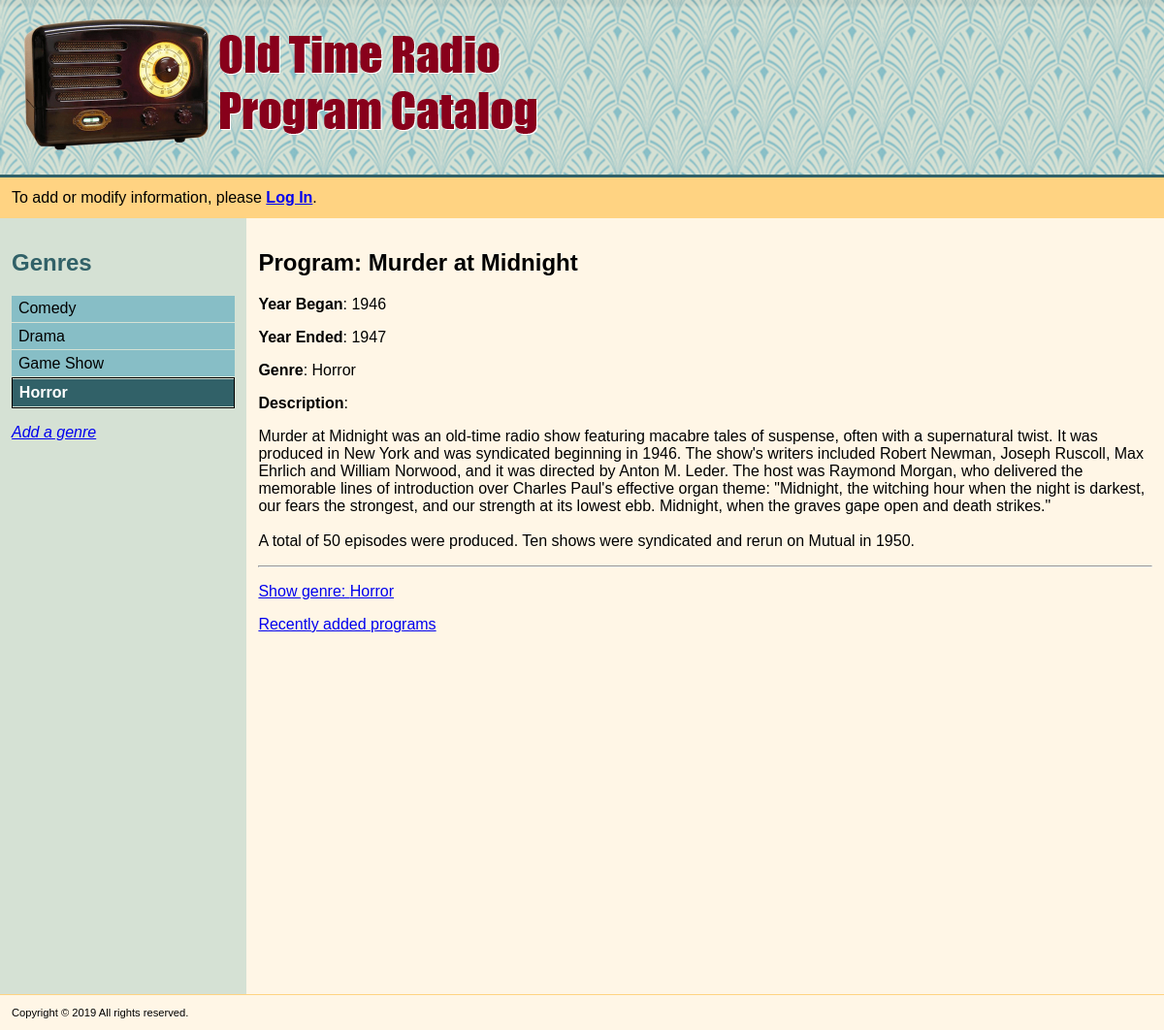
Screenshot of /genre/3/program/15/show with the database file from the repository.
### models.py (models this page shows, shortened)
class Genre(Base):
    __tablename__ = 'genre'
    id = Column(Integer, primary_key=True)
    name = Column(String(100), nullable=False, unique=True)
    user_id = Column(Integer, ForeignKey('user.id'))
    user = relationship(User)
    time_created = Column(DateTime(timezone=True), server_default=func.now())
    time_updated = Column(DateTime(timezone=True), onupdate=func.now())

class Program(Base):
    __tablename__ = 'program'
    name = Column(String(120), nullable=False, unique=True)
    id = Column(Integer, primary_key=True)
    description = Column(String(1000))
    yearBegan = Column(Integer, nullable=False)
    yearEnded = Column(Integer, nullable=False)
    genre_id = Column(Integer, ForeignKey('genre.id'))
    genre = relationship(Genre)
    user_id = Column(Integer, ForeignKey('user.id'))
    user = relationship(User)
    time_created = Column(DateTime(timezone=True), server_default=func.now())
    time_updated = Column(DateTime(timezone=True), onupdate=func.now())

### application.py (the view)
@app.route('/genre/<int:genre_id>/program/<int:program_id>/show')
def showProgram(genre_id, program_id):
    genres = session.query(Genre).order_by('name').all()
    genre = session.query(Genre).filter_by(id=genre_id).one()
    program = session.query(Program).filter_by(id=program_id).one()
    return render_template('showProgram.html', genres=genres, genre=genre,
                           program=program)

### application.py (called while the page is built)
def _fk_pragma_on_connect(dbapi_con, con_record):
    dbapi_con.execute('pragma foreign_keys=ON')

### templates/showProgram.html (shortened to what this page needs)
{% extends "main.html" %}
{% block content %}
<h1>Program: {{program.name}}</h1>
<p><strong>Year Began</strong>: {{program.yearBegan}}</p>
<p><strong>Year Ended</strong>: {{program.yearEnded}}</p>
<p><strong>Genre</strong>: {{genre.name}}</p>
<p><strong>Description</strong>:</p>
<p class="description">{{program.description}}</p>
<hr>
<p>
	<a href='{{url_for("showGenre", genre_id=genre.id)}}'>
	Show genre: {{genre.name}}
	</a>
</p>
<p>
	<a href='{{url_for("latestPrograms")}}'>
	Recently added programs
	</a>
</p>
{% endblock %}

### templates/nav.html
<h1>Genres</h1>
{% if genres|count > 0 %}
	<ul>
	{% for g in genres %}
	<li {% if genre and genre.id == g.id %}class="selected"{% endif %}><a href='{{url_for("showGenre", genre_id=g.id)}}'>{{g.name}}</a></li>
	{% endfor %}
	</ul>
{% else %}
	<p>There are no genres currently defined.</p>
{% endif %}
{% if request.path != '/genre/add' %}
	<p><a href='{{url_for("addGenre")}}'>Add a genre</a></p>
{% endif %}

### static/style.css (style rules this page uses)
* { box-sizing: border-box; }
div.container, html, body { height: 100%; margin: 0; padding: 0; }
body { font-family: Arial; }
nav > h1 { color: #316168 }
nav > ul { list-style-type: none; margin: 0; padding: 0; }
nav > ul a { display: block; color: #000; padding: 2% 3%; text-decoration: none; margin: 1px 0px; background-color: #87bec6; }
nav > ul > li.selected a { font-weight: bold; color: white; background-color: #316168; }
nav > ul >li.selected { border: 1px solid black; }
nav > p > a { font-style: italic; }
p.description { white-space: pre-wrap; }

### rows the page displays
Genre: name "Comedy"
Genre: name "Drama"
Genre: name "Game Show"
Genre: name "Horror"
Program: name "Murder at Midnight", yearBegan "1946", yearEnded "1947", description "Murder at Midnight was an old-time radio show featuring macabre tales of suspense, often with a supernatural twist. It was produced in New York and was syndicated beginning in 1946. The show's writers included Robert Newman, Joseph Ruscoll, Max Ehrlich and William Norwood, and it was directed by Anton M. Leder. The host was Raymond Morgan, who delivered the memorable lines of introduction over Charles Paul's effective organ theme: \"Midnight, the witching hour when the night is darkest, our fears the strongest, and our strength at its lowest ebb. Midnight, when the graves gape open and death strikes.\" A total of 50 episodes were produced. Ten shows were syndicated and rerun on Mutual in 1950."
